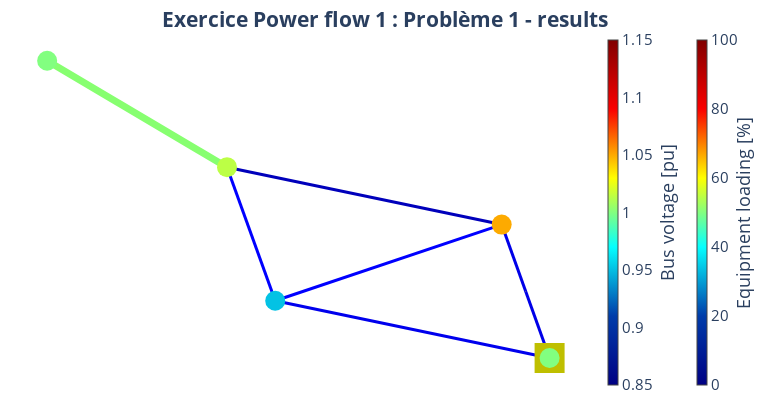

Here is the notebook cell this chart was saved with:
### Code cell
pp_plot.plot_powerflow_result(
    net=net_ExPF1_Pb1_heig,
    plot_title="Exercice Power flow 1 : Problème 1 - results",
    filename="net_ex_pf_1_pb_1_grid_pp_result",
)
net_ExPF1_Pb1_heig.res_bus

### Figure 1 — Plotly figure (JSON) as saved in the notebook; plotly's stock layout.template omitted (floating-point values rounded to 4 significant figures)
{"data": [{"hoverinfo": "text", "legendgroup": "Transformers", "line": {"color": "rgb(134.6774193548387,255.0,112.09677419354838)", "width": 7}, "mode": "lines", "name": "Transformers", "showlegend": true, "text": "Transfo T1<br>Loading: 51.6 %", "type": "scatter", "x": [0.04411, -0.1847, -0.4134], "y": [0.293, 0.5964, 0.8997]}, {"hoverinfo": "text", "legendgroup": "Transformers", "marker": {"color": "rgb(134.6774193548387,255.0,112.09677419354838)", "size": 1, "symbol": "circle"}, "mode": "markers", "name": "edge_center", "showlegend": false, "text": ["Transfo T1<br>Loading: 51.6 %"], "type": "scatter", "x": [-0.1847], "y": [0.5964]}, {"hoverinfo": "text", "legendgroup": "lines", "line": {"color": "rgb(0.0,0.0,232.04545454545453)", "width": 3}, "mode": "lines", "name": "lines", "showlegend": true, "text": "line_a<br>Loading: 9.3 %", "type": "scatter", "x": [0.8647, 0.8038, 0.7429], "y": [-0.7953, -0.4149, -0.03449]}, {"hoverinfo": "text", "legendgroup": "lines", "line": {"color": "rgb(0.0,0.0,255.0)", "width": 3}, "mode": "lines", "name": "lines", "showlegend": false, "text": "line_b<br>Loading: 12.1 %", "type": "scatter", "x": [0.7429, 0.4548, 0.1668], "y": [-0.03449, -0.2517, -0.4689]}, {"hoverinfo": "text", "legendgroup": "lines", "line": {"color": "rgb(0.0,0.0,236.59090909090907)", "width": 3}, "mode": "lines", "name": "lines", "showlegend": false, "text": "line_c<br>Loading: 9.4 %", "type": "scatter", "x": [0.8647, 0.5157, 0.1668], "y": [-0.7953, -0.6321, -0.4689]}, {"hoverinfo": "text", "legendgroup": "lines", "line": {"color": "rgb(0.0,0.0,255.0)", "width": 3}, "mode": "lines", "name": "lines", "showlegend": false, "text": "line_d<br>Loading: 12.0 %", "type": "scatter", "x": [0.1668, 0.1054, 0.04411], "y": [-0.4689, -0.08796, 0.293]}, {"hoverinfo": "text", "legendgroup": "lines", "line": {"color": "rgb(0.0,0.0,186.5909090909091)", "width": 3}, "mode": "lines", "name": "lines", "showlegend": false, "text": "line_e<br>Loading: 5.2 %", "type": "scatter", "x": [0.7429, 0.3935, 0.04411], "y": [-0.03449, 0.1292, 0.293]}, {"marker": {"cmax": 100, "cmin": 0, "color": "rgb(255,255,255)", "colorbar": {"thickness": 10, "title": {"side": "right", "text": "Equipment loading [%]"}, "x": 1.15}, "colorscale": [[0, "rgb(0,0,131)"], [0.2, "rgb(0,60,170)"], [0.4, "rgb(5,255,255)"], [0.6, "rgb(255,255,0)"], [0.8, "rgb(250,0,0)"], [1, "rgb(128,0,0)"]], "opacity": 0, "size": 0}, "mode": "markers", "type": "scatter", "x": [0.8647], "y": [-0.7953]}, {"hoverinfo": "text", "legendgroup": "lines", "marker": {"color": "rgb(128, 128, 128)", "size": 1, "symbol": "circle"}, "mode": "markers", "name": "edge_center", "showlegend": false, "text": ["line_a<br>Loading: 9.3 %", "line_b<br>Loading: 12.1 %", "line_c<br>Loading: 9.4 %", "line_d<br>Loading: 12.0 %", "line_e<br>Loading: 5.2 %"], "type": "scatter", "x": [0.8038], "y": [-0.4149]}, {"hoverinfo": "text", "marker": {"color": "rgb(191, 191, 0)", "size": 30, "symbol": "square"}, "mode": "markers", "name": "Ext grid", "text": ["Gen 1"], "type": "scatter", "x": [0.8647], "y": [-0.7953]}, {"hoverinfo": "text", "marker": {"cmax": 1.15, "cmin": 0.85, "color": [1, 1.05, 0.9512, 1.014, 1.0], "colorbar": {"thickness": 10, "title": {"side": "right", "text": "Bus voltage [pu]"}, "x": 1}, "colorscale": [[0, "rgb(0,0,131)"], [0.2, "rgb(0,60,170)"], [0.4, "rgb(5,255,255)"], [0.6, "rgb(255,255,0)"], [0.8, "rgb(250,0,0)"], [1, "rgb(128,0,0)"]], "size": 20, "symbol": "circle"}, "mode": "markers", "name": "buses", "text": ["bus_1<br>V: 1.0 pu", "bus_2<br>V: 1.05 pu", "bus_3<br>V: 0.951 pu", "bus_4<br>V: 1.014 pu", "bus_5<br>V: 1.0 pu"], "type": "scatter", "x": [0.8647, 0.7429, 0.1668, 0.04411, -0.4134], "y": [-0.7953, -0.03449, -0.4689, 0.293, 0.8997]}], "layout": {"font": {"size": 15}, "height": 400, "hovermode": "closest", "legend": {"font": {"size": 12}, "itemsizing": "constant"}, "margin": {"b": 5, "l": 5, "r": 5, "t": 30}, "paper_bgcolor": "white", "plot_bgcolor": "white", "showlegend": false, "title": {"text": "<b>Exercice Power flow 1 : Problème 1 - results<b>", "x": 0.5, "xanchor": "center", "y": 0.97, "yanchor": "top"}, "width": 770, "xaxis": {"showgrid": false, "showticklabels": false, "tickfont": {"family": "Arial Black", "size": 12}, "title": {"font": {"size": 12}}, "zeroline": false}, "yaxis": {"showgrid": false, "showticklabels": false, "tickfont": {"family": "Arial Black", "size": 12}, "title": {"font": {"size": 12}}, "zeroline": false}}}
